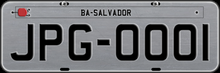
%> input picture placa_carro_segmentacao/placa.png, 220 x 73 px, shrunk from 900 x 299 before the run
$ octave placa_seg.m   (GNU Octave 9; MATLAB toolbox functions it lacks are replaced by stand-ins)
%> lines starting %> are read from the running program, lines starting %| are printed output that depends on the picture; in (x1, y1, x2, y2) boxes, pixels count from 0 and x2, y2 are one past the last pixel; in counts of white or black regions, pixels touching at a corner belong together; the program's own positions count from 1
%> further down, imagem is the input picture: size 73x220x3 uint8; mean R, G, B 117.4, 118.1, 121.1
### placa_carro_segmentacao/mediana.m
function[x] = mediana(img, n)
%> called with n = 5
[linha,coluna] = size(img);
%> linha = 73; coluna = 220
x = zeros(linha,coluna);
vector_n = n*n;
vetor = zeros(1,vector_n);

for i = 1:linha
    for j = 1:coluna
        if(i-n > 0 && j-n >0 && j+n <= coluna && i+n <= linha)
           indice = 1;
           for a = i-n:i+n
               for b = j-n:j+n
                   vetor(1,indice) = img(a,b);
                   if(indice < vector_n)
                       indice = indice+1;
                   end
               end
           end
           vetor = sort(vetor);
           x(i,j) = vetor( 1 , round((n^2)/2) );
        else
            x(i,j) = img(i,j);
        end
    end
end
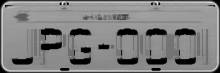
%> x: size 73x220 double; min 0, max 239, mean 128.2
%> after the loop, indice = 25; vetor = 25 values from 0 to 189

return;

### placa_carro_segmentacao/otsu1.m
function [outputArg1,outputArg2] = otsu1(I)
% OTSU1 function [outputArg1,outputArg2] = otsu1(I)
% Este algoritmo calculada apenas 1 limiar
% Utilizando limiares com 0 a 255
% A utilizacao com Limiares max e min da imagem esta dando erro de indice
% de calculo para as variancias.

L = 255; %nivel de cinza m醲imo
minimo = 0; %nivel de cinza minimo

vetorProb = zeros(minimo+1,L+1);

[l,a] = size(I);
%> l = 73; a = 220
for u = minimo:L
    vetorProb(u+1) = length(find(I==u));
end
%> after the loop, vetorProb = 256 values, max 588 at index 150, min 0 at index 29, mean 62.73
vetorProb = vetorProb/(l*a);
%> vetorProb = 256 values, max 0.0366 at index 150, min 0 at index 29, mean 0.00391
%bar(vetorProb); %%
for t = minimo:L
        i1= minimo:t;
        us1 = sum(i1.*vetorProb( (minimo+1) : (t+1) ));
        w1 = sum(vetorProb( (minimo+1): (t+1) ));
        u1 = us1/w1;

        i2= t+1:L;
        us2 = sum(i2.*vetorProb( (t+2) : (L+1) ));
        w2 = sum(vetorProb( (t+2) : (L+1) ));
        u2 = us2/w2;

        ig = minimo:L;
        ug = us1 + us2;
        var_g = sum( ((ig-ug).^2).*vetorProb);
        var_b = w1*w2*(u1-u2)^2;
        nt(t+1)=(var_b/var_g);
end
%> this loop made 256 passes
%> (us1, w1, u1, us2, w2, u2, var_b) on passes 1 to 3: (0, 0.0287, 0, 128.2, 0.971, 132, 486), (0.0195, 0.0482, 0.404, 128.2, 0.952, 134.7, 827.5), (0.0443, 0.0606, 0.731, 128.2, 0.939, 136.5, 1048.6)

[T_val,T_i] = max(nt);
%> T_val = 0.834; T_i = 86
T_i=T_i-1;
%> T_i = 85

[l,c] = size(I);
%> c = 220
resultante = zeros(l,c);

for i = 1:l
    for j = 1:c
        if(I(i,j) > T_i)
            resultante(i,j) = 1;
        else
            resultante(i,j) = 0;
        end
    end
end
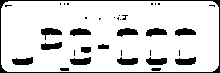
%> resultante: size 73x220 double; values 0 (black) and 1 (white), 85.9% white; 35 black regions (19 under 20 px), largest, box (x1, y1, x2, y2) and area: (0, 0, 220, 73) 654, (41, 28, 62, 40) 130, (117, 28, 138, 37) 128
outputArg1 = resultante;
outputArg2 = T_i;
%> outputArg2 = 85
end

### placa_carro_segmentacao/placa_seg.m
clc
close all
clear all

%imagem original
imagem = imread('placa.png');
imagem = rgb2gray(imagem);
figure;
colormap(gray);
imagesc(imagem);
title('Imagem Original em escala de cinza');

%aplicando filtro da mediana na imagem original
janela = 5;
imagemFiltrada = mediana(imagem,janela);
figure;
colormap(gray);
imagesc(imagemFiltrada);
title('Filtro da Mediana com janela %d na imagem original');

%binarizando com otsu em 1 limiar
[imagemBinaria,limiarGlobal] = otsu1(imagemFiltrada);
%> limiarGlobal = 85
%invertendo imagem binaria
imagemBinaria = ~imagemBinaria;
figure;
colormap(gray);
imagesc(imagemBinaria);
title('Limiarização Invertida por Otsu com Limiar Global= %d');

%filtrando imagem binária
janela = 5;
imagemBinariaMediana = mediana(imagemBinaria,janela);
%> call 2 of mediana, with n = 5
%> after the loop in mediana (call 2), `for i = 1:linha`:
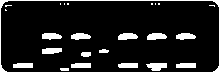
%> x: size 73x220 double; values 0 (black) and 1 (white), 12.2% white; 24 white regions (9 under 20 px), largest, box (x1, y1, x2, y2) and area: (0, 0, 220, 73) 654, (146, 63, 167, 71) 124, (118, 33, 138, 40) 112
%> after the loop in mediana (call 2), `for i = 1:linha`: vetor = 25 values from 0 to 1
figure;
colormap(gray);
imagesc(imagemBinariaMediana);
title('Filtro da Mediana com janela %d na imagem binária');

%> (the run ends here)
